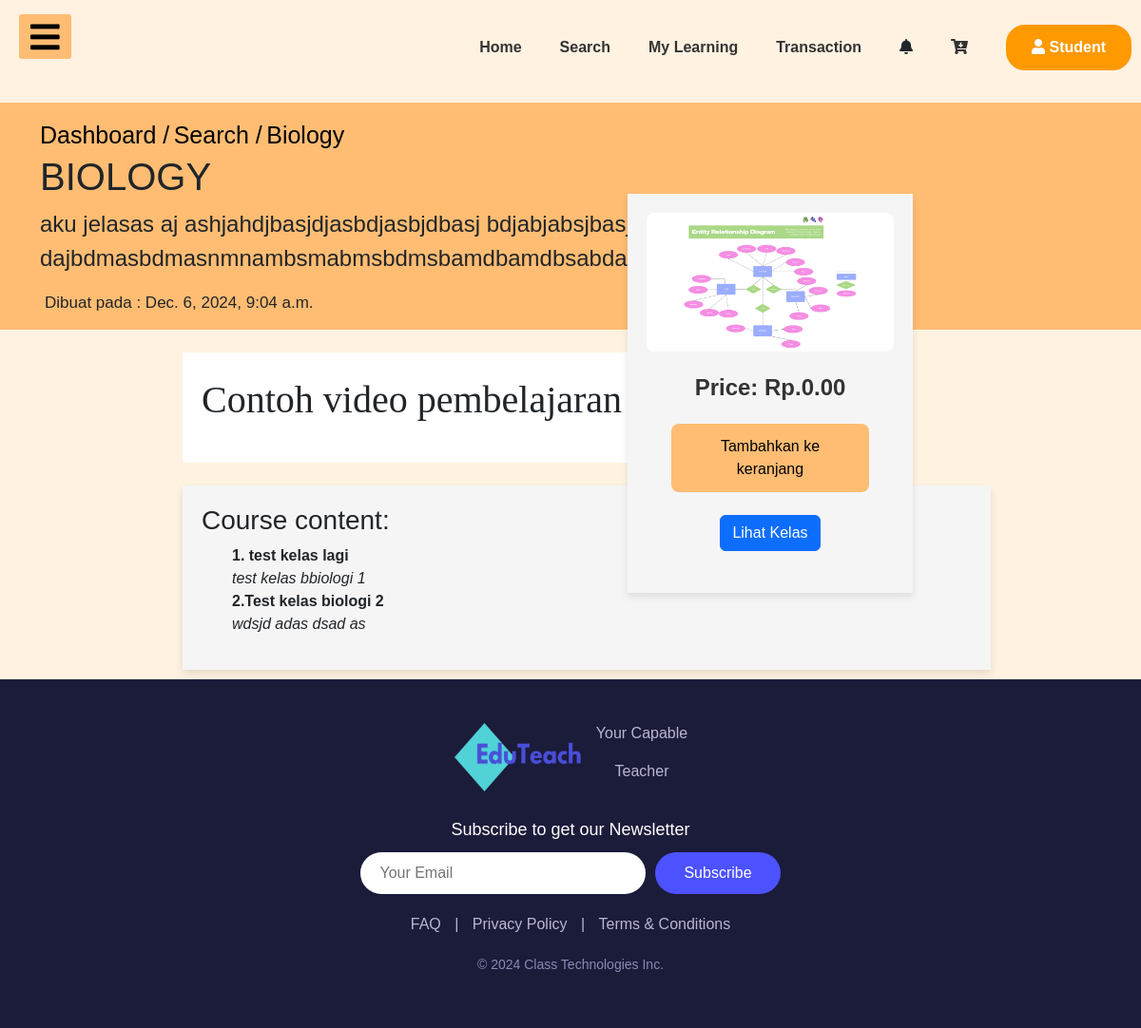
The page /courses_app/post/7/ on the database its author committed.
### courses_app/models.py (models this page shows, shortened)
class Post(models.Model):
    author = models.ForeignKey(User, on_delete=models.CASCADE)  # Ganti Teacher menjadi User
    title = models.CharField(max_length=200)
    text = models.TextField()
    price = models.DecimalField(max_digits=10, decimal_places=2, default=0.00)
    created_date = models.DateTimeField(default=timezone.now)
    thumbnail = models.ImageField(upload_to='thumbnail', blank=True)
    video = EmbedVideoField(blank=True, null=True)  # Tambahkan field untuk video
    published_date = models.DateTimeField(blank=True, null=True)

class Class(models.Model):
    post = models.ForeignKey(Post, on_delete=models.CASCADE, related_name='classes')  # Relasi dengan Post
    class_name = models.CharField(max_length=100)
    text = models.TextField()
    video = EmbedVideoField(blank=True, null=True)

### courses_app/views.py (the view)
# urls.py: path('post/<int:pk>/', views.PostDetailView.as_view(), name='post_detail'),
class PostDetailView(DetailView):
    model = Post
    def get_context_data(self, **kwargs):
        context = super().get_context_data(**kwargs)
        post = self.object
        context['classes'] = post.classes.all()  # Mengambil semua kelas terkait dengan post ini
        return context

### courses_app/templates/courses_app/post_detail.html (shortened to what this page needs)
{% extends 'dashboard_app/base_dashboard_student.html' %}
{% load static %}
{% block head_block %}
<link rel="stylesheet" href="{% static 'css/post_detail.css' %}">
{% endblock %}
{% load embed_video_tags %}
{% block body_block %}
<div class="py-3" style="background:#FFBD73;position: relative;">
    <div class="container">
        <a class="text-black" href="{% url 'user_app:studentdashboard' %}" style="font-size: 25px; text-decoration: none !important;"> Dashboard /</a>
        <a class="text-black" href="{% url 'post_list' %}" style="font-size: 25px; text-decoration: none !important;"> Search /</a>
        <a class="text-black" href="#" style="font-size: 25px; text-decoration: none !important;"> {{ post.title }} </a>
        <h1 class="post-title" >{{ post.title }}</h1>
        <p class="post-content" style="font-size: 24px !important; ">
        {{ post.text | safe | linebreaksbr }}
        </p>
        {% if post.published_date %}
        <div class="date post-date" style="font-size: 17px !important; margin-left: 5px !important;">Dibuat pada : {{ post.published_date }}</div>
        {% else %}
        <a class="btn btn-primary" href="{% url 'post_publish' pk=post.pk %}">Publish</a>
        {% endif %}
    </div>
    <div class="block">
       {% if post.thumbnail %}
        <img src="{{ post.thumbnail.url }}" alt="Thumbnail" style="width: 100%; height: auto;">
       {% else %}
        <p>No image available</p>
       {% endif %}
       <div class="post-price" style="font-size: 24px !important; margin-top: 20px; font-weight: bold;">
        Price: Rp.{{ post.price }}
       </div>
       <button type="button" data-testid="add-to-cart-button" class="ud-btn ud-btn-large ud-btn-brand ud-heading-md add-to-cart" fdprocessedid="s2t4t5" style="width: 80%;">Tambahkan ke keranjang</button>
       <br>
       <a href="{% url 'class_list' pk=post.pk %}" class="btn btn-primary">Lihat Kelas</a>
       <br>
   </div>
</div>
<br>
<div class="item">
    <p class="deskripsi">Contoh video pembelajaran</p>
</div>
<br>
<div id = "content" >
<h3 class="title">Course content:</h3>
    <ul>
        {% if classes %}
            {% for class in classes %}
                <li>
                    <strong>{{ class.class_name }}</strong><br>
                    <em>{{ class.text }}</em><br>
                </li>
            {% endfor %}
        {% else %}
            <li>No classes available for this post.</li>
        {% endif %}
    </ul>
</div>
{% endblock %}

### static/css/base_dashboard.css (style rules this page uses)
* { padding: 0; margin: 0; list-style: none; text-decoration: none; }
body { font-family: 'Roboto', sans-serif; background-color: #FFF2E1; }
* { box-sizing: border-box; }
body { font-family: Arial, Helvetica, sans-serif; margin: 0; }

### courses_app/static/css/post_detail.css (style rules this page uses)
.post-title { text-transform: uppercase; }
.item { margin-left: 16%; margin-right: 40%; background-color: white; padding: 20px; }
.block { display: flex; position: absolute; top: 40%; right: 20%; max-width: 300px; max-height: 500px; flex-direction: column; align-items: center; justify-content: flex-start; padding: 20px; background-color:whitesmoke; box-shadow: 0px 4px 8px rgba(0, 0, 0, 0.1); }
.block img { max-width: 100%; height: auto; border-radius: 8px; }
.post-price { font-size: 24px; font-weight: bold; margin-top: 20px; color: #333; }
.add-to-cart { margin-top: 20px; padding: 12px 24px; background-color: #FFBD73; border: none; border-radius: 8px; font-size: 16px; cursor: pointer; }
.deskripsi { font-size: 40px; font-family:'Times New Roman', Times, serif; }
#content { max-width: 850px; margin-left: 16%; box-shadow: 0 4px 8px rgba(0, 0, 0, 0.1); padding: 20px; background-color: whitesmoke; margin-bottom: 10px; }
.title { font-family: 'Lucida Sans', 'Lucida Sans Regular', 'Lucida Grande', 'Lucida Sans Unicode', Geneva, Verdana, sans-serif; }

### rows shown on the page
Post: title "Biology", title "BIOLOGY", text "aku jelasas aj ashjahdjbasjdjasbdjasbjdbasj bdjabjabsjbasjb dajbdmasbdmasnmnambsmabmsbdmsbamdbamdbsabdamsbdasbjbasd a", published_date "Dec. 6, 2024, 9:04 a.m.", thumbnail (picture), price "0.00"
Class: class_name "1. test kelas lagi", text "test kelas bbiologi 1"
Class: class_name "2.Test kelas biologi 2", text "wdsjd adas dsad as"
